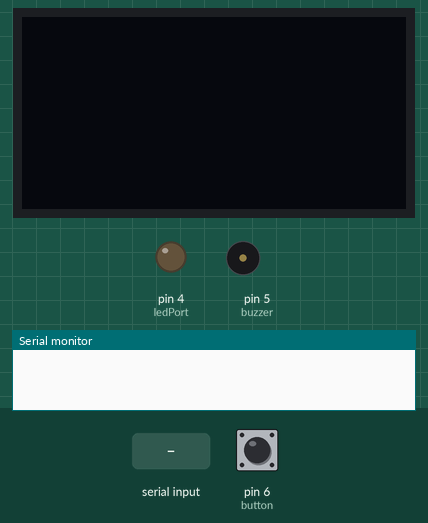
A program run on a simulated Arduino Uno, built with avr-gcc and run on an emulated ATmega328P. Shown: 128×64 one-colour display, output pins drawn as LEDs (lit = HIGH), buzzer (waves = sounding), the last lines printed to the serial monitor. The inputs (shaded band) are chosen by the test bench; at power-on: pin 6 (button) LOW.

Above: at 2.0 s.
2.1 s: "1" received over Serial
At 3.08 s:
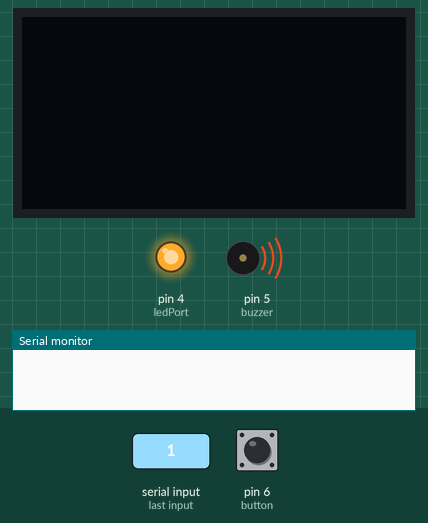
At 4.9 s:
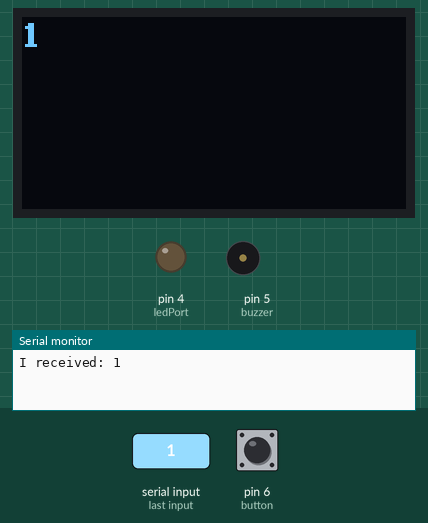
5.6 s: "0" received over Serial
At 8.4 s:
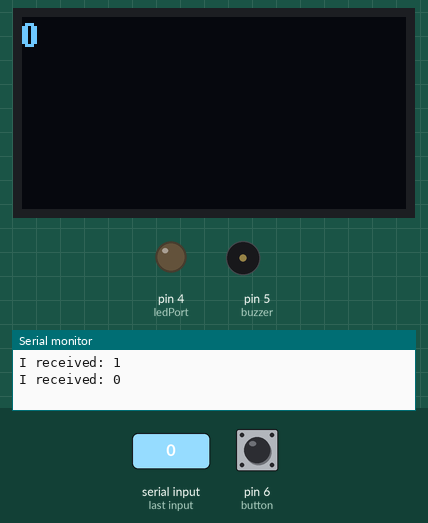
Timing chart, 0 to 9.9 s (numbered marks = the images above; inputs shaded):
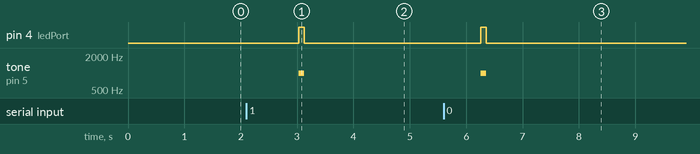

The program:

main.cpp
```cpp
#include <Arduino.h>
#include <U8g2lib.h>
#ifdef U8X8_HAVE_HW_SPI
#include <SPI.h>
#endif
#ifdef U8X8_HAVE_HW_I2C
#include <Wire.h>
#endif

U8G2_SSD1306_128X64_ALT0_F_HW_I2C u8g2(U8G2_R0, /* reset=*/U8X8_PIN_NONE); // SSD1306 and SSD1308Z are compatible

// U8G2_SSD1306_128X64_NONAME_F_SW_I2C u8g2(U8G2_R0, /* clock=*/ SCL, /* data=*/ SDA, /* reset=*/ U8X8_PIN_NONE);    //Low spped I2C
String incomingByte = "";
int ledPort = 4;
int buzzer = 5;
int button = 6;
int totalMessages = 0;
int sensorValue;

void setup(void)
{
  pinMode(buzzer, OUTPUT);
  pinMode(ledPort, OUTPUT);
  pinMode(button, INPUT);
  pinMode(A0, INPUT);
  sensorValue = analogRead(A0);
  u8g2.begin();
  Serial.begin(9600);

}

static void print_string(const char *string) {
  u8g2.clearBuffer();                 // clear the internal memory
  u8g2.setFont(u8g2_font_ncenB08_tr); // choose a suitable font
  u8g2.drawStr(0, 10, string);        // write something to the internal memory
  u8g2.sendBuffer();                  // transfer internal memory to the display
}

void loop(void) {
  delay(1000);

  if (Serial.available() > 0)  {
    totalMessages ++;
    digitalWrite(ledPort, HIGH);
    tone(buzzer, 1000);
    delay(100);
    digitalWrite(ledPort, LOW);
    noTone(buzzer);
    // read the incoming byte:
    incomingByte = Serial.readString();

    // say what you got:
    Serial.print("I received: ");
    Serial.println(incomingByte);

    const char *string = incomingByte.c_str();
    do {
      print_string(string);
      delay(100);
    } while (u8g2.getStrWidth(string++) > u8g2.getWidth());

    delay(1000);
  } else if (digitalRead(button) == HIGH) {
     if (analogRead(A0) > 960) {
      Serial.write(-1);
    } else if (analogRead(A0) < 650) {
      Serial.write(1);
    }
  }
}
```

Measured:
- after the input at 2.1 s, pin 4 (ledPort): LOW → HIGH after 0.93 s, → LOW 0.10 s later; tone on pin 5 (buzzer): silent → 1000 Hz after 0.93 s, → silent 0.10 s later
- after the input at 5.6 s, pin 4 (ledPort): LOW → HIGH after 0.66 s, → LOW 0.10 s later; tone on pin 5 (buzzer): silent → 1000 Hz after 0.66 s, → silent 0.10 s later
